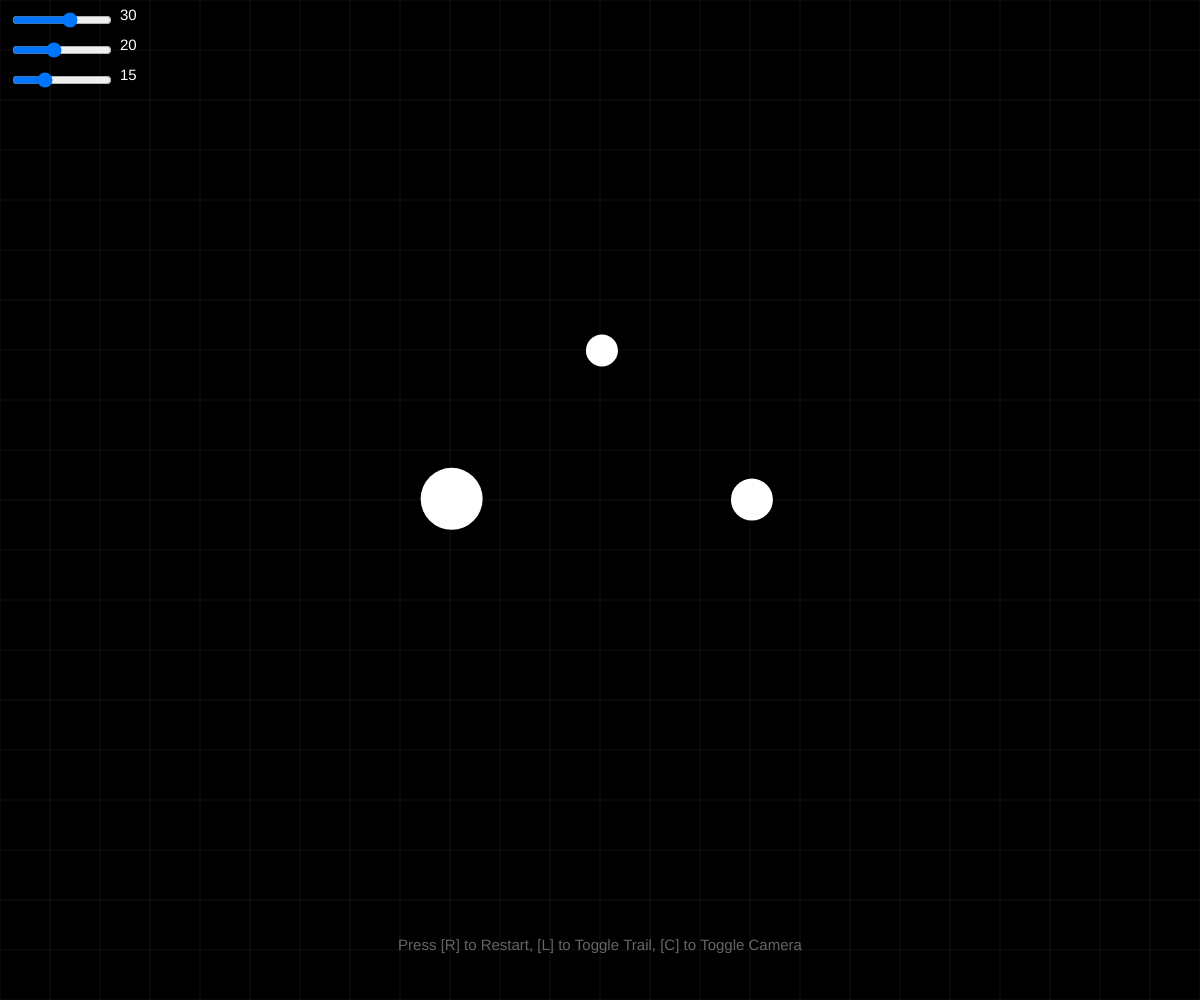
Frame 1 (no input)
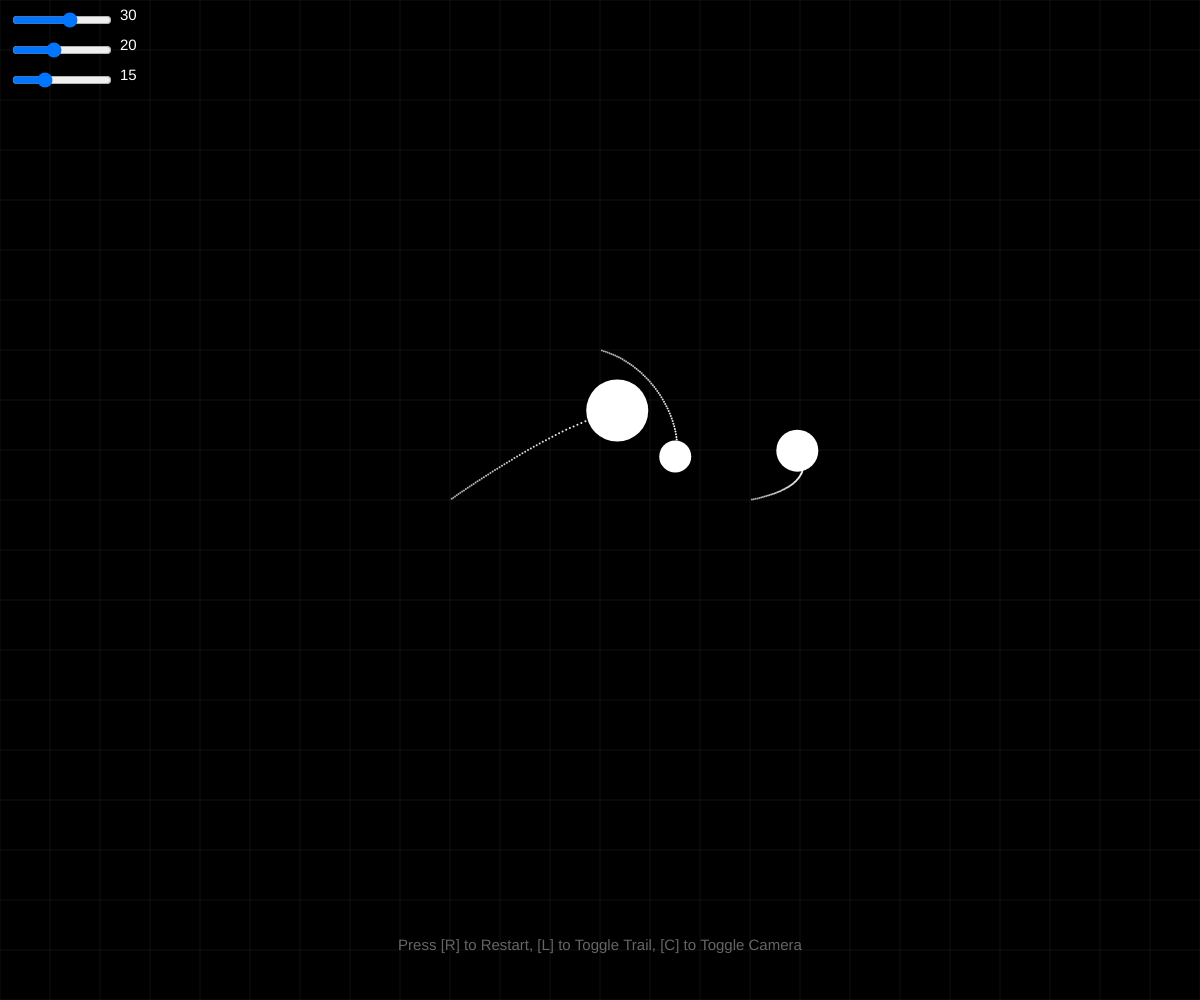
Frame 60 (no input)
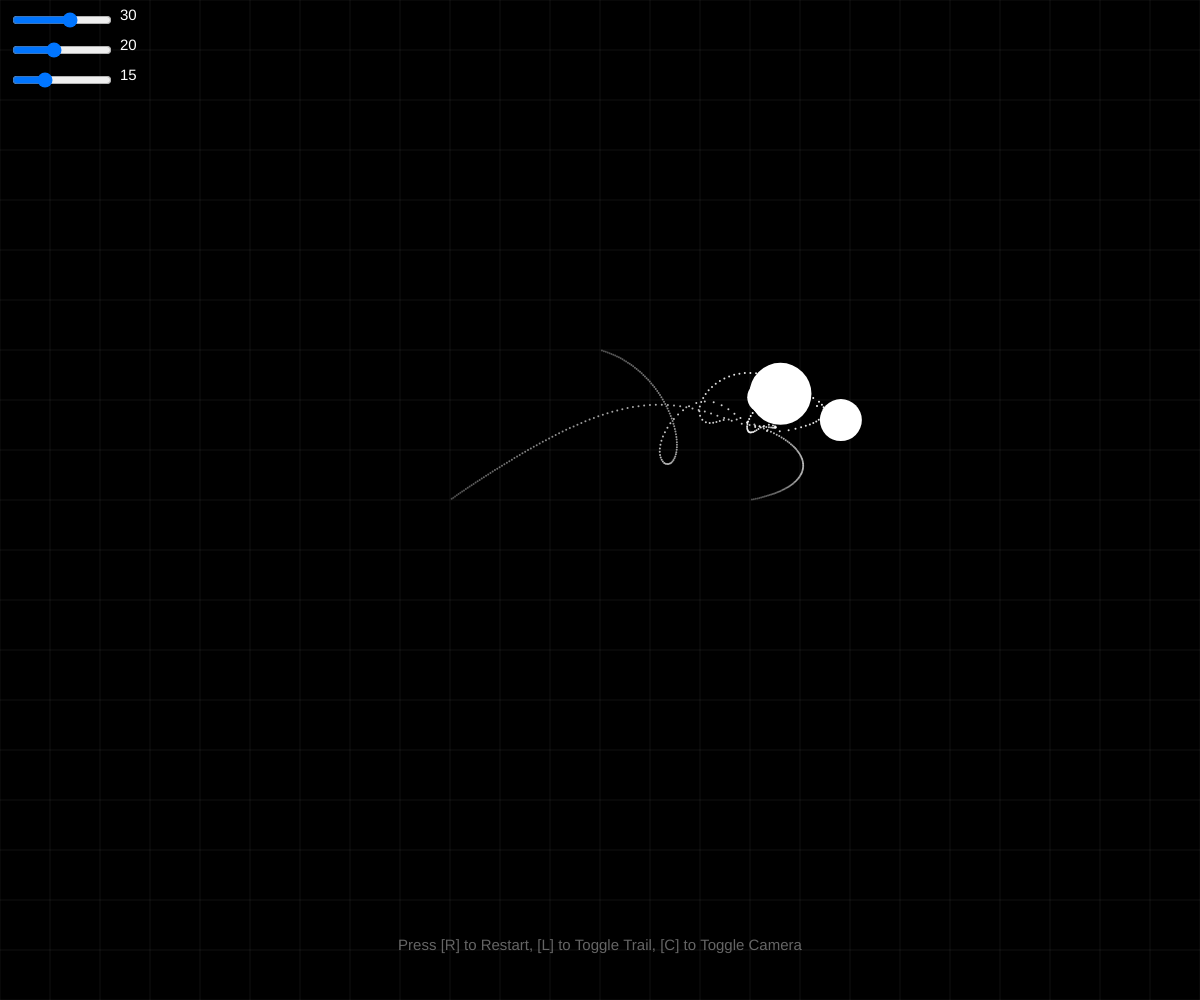
Frame 120 (the mouse pressed at the canvas centre since frame 60)

The p5.js sketch that drew these frames (run headless with seeded random() and noise() and a simulated clock; from frame 60 on, the mouse is pressed at the canvas centre):

// p5.js sketch
// ── sketch.js
let bodies = [];
let trailLength = 200;
let trailSet = 0;
let slider_b1, slider_b2, slider_b3;
let cameraMode = 0;
let toggleButton;

class Body {
  constructor(x, y, mass, color) {
    this.pos = createVector(x, y);
    this.vel = p5.Vector.random2D().mult(2);
    this.acc = createVector(0, 0);
    this.mass = mass;
    this.color = color;
    this.trail = [];
  }

  applyForce(force) {
    let f = p5.Vector.div(force, this.mass);
    this.acc.add(f);
  }

  attract(other) {
    let force = p5.Vector.sub(this.pos, other.pos);
    let distance = constrain(force.mag(), 20, 500);
    let G = 50;
    let strength = (G * this.mass * other.mass) / (distance * distance);
    force.setMag(strength);
    return force;
  }

  update() {
    this.vel.add(this.acc);
    this.pos.add(this.vel);
    this.acc.mult(0);

    if (trailSet !== 2) {  
      this.trail.push({ pos: this.pos.copy(), alpha: 255 });

      if (trailSet === 0 && this.trail.length > trailLength) {  
        this.trail.shift();
      }
    }
  }

  show() {
    noStroke();
    fill(this.color);
    ellipse(this.pos.x, this.pos.y, this.mass * 2);

    if (trailSet !== 2) {
      noFill();
      beginShape();
      for (let i = 0; i < this.trail.length; i++) {
        let t = this.trail[i];

        if (trailSet === 0) {  
          stroke(255, 255, 255, t.alpha);
          strokeWeight(2);
          point(t.pos.x, t.pos.y);
          t.alpha -= 1.5;
          t.alpha = max(t.alpha, 0);
        } else if (trailSet === 1) {  
          stroke(255);
          strokeWeight(1.5);
          vertex(t.pos.x, t.pos.y);
        }
      }
      endShape();
    }
  }
}

function setup() {
  createCanvas(windowWidth, windowHeight);
  resetSimulation();

  slider_b1 = createSlider(1, 51, 30, 5);
  slider_b1.position(10, 10);
  slider_b1.size(100);

  slider_b2 = createSlider(1, 51, 20, 5);
  slider_b2.position(10, 40);
  slider_b2.size(100);

  slider_b3 = createSlider(1, 51, 15, 5);
  slider_b3.position(10, 70);
  slider_b3.size(100);

 // toggleButton = createButton("Toggle Camera");
 // toggleButton.position(10, 100);
 // toggleButton.mousePressed(toggleCamera);
}

function draw() {
  background(0);
  Camera();

  if (bodies.length >= 3) {  
    bodies[0].mass = slider_b1.value();
    bodies[1].mass = slider_b2.value();
    bodies[2].mass = slider_b3.value();
  }

  let targetBody = bodies[0];
  if (cameraMode >= 1 && cameraMode <= bodies.length) {
    targetBody = bodies[cameraMode - 1]; 
  }

  drawGrid();

  for (let i = 0; i < bodies.length; i++) {
    for (let j = 0; j < bodies.length; j++) {
      if (i !== j) {
        let force = bodies[i].attract(bodies[j]);
        bodies[j].applyForce(force);
      }
    }
  }

  for (let body of bodies) {
    body.update();
    body.show();
  }

  push();
  resetMatrix();
  
  fill('white');
  textSize(15);
  noStroke();
  text(bodies[0].mass - 1, slider_b1.x + slider_b1.width + 10, slider_b1.y + 10);
  text(bodies[1].mass - 1, slider_b2.x + slider_b2.width + 10, slider_b2.y + 10);
  text(bodies[2].mass - 1, slider_b3.x + slider_b3.width + 10, slider_b3.y + 10);
  
  textAlign(CENTER);
  fill(255,255,255,100);
  text("Press [R] to Restart, [L] to Toggle Trail, [C] to Toggle Camera", width / 2, height - 50);
  pop();
}

function Camera() {
  if (cameraMode >= 1 && cameraMode <= 3) {
    let targetBody = bodies[cameraMode - 1];
    translate(width / 2 - targetBody.pos.x, height / 2 - targetBody.pos.y);
  } else {
    translate(0, 0);  // Original view (no shift)
  }
}

function toggleCamera() {
  cameraMode = (cameraMode + 1) % 4;
}

function drawGrid() {
  stroke(255, 255, 255, 25);
  strokeWeight(0.7);
  let spacing = 50;

  for (let x = 0; x < 100000; x += spacing) {
    line(x-50000, -50000, x-50000, 50000);
  }

  for (let y = 0; y < 100000; y += spacing) {
    line(-50000, y-50000, 50000, y-50000);
  }
}

function keyPressed() {
  if (key === 'R' || key === 'r') {
    resetSimulation();
  }
  if (key === 'L' || key === 'l') {
    trailSet = (trailSet + 1) % 3;  
  }
    if (key === 'C' || key === 'c') {
toggleCamera();
  }
}

function resetSimulation() {
  bodies = [];
  bodies.push(new Body(width / 2 - 150, height / 2, 30, 'rgb(255,255,255)'));
  bodies.push(new Body(width / 2 + 150, height / 2, 20, 'rgb(255,255,255)'));
  bodies.push(new Body(width / 2, height / 2 - 150, 10, 'rgb(255,255,255)'));
}
